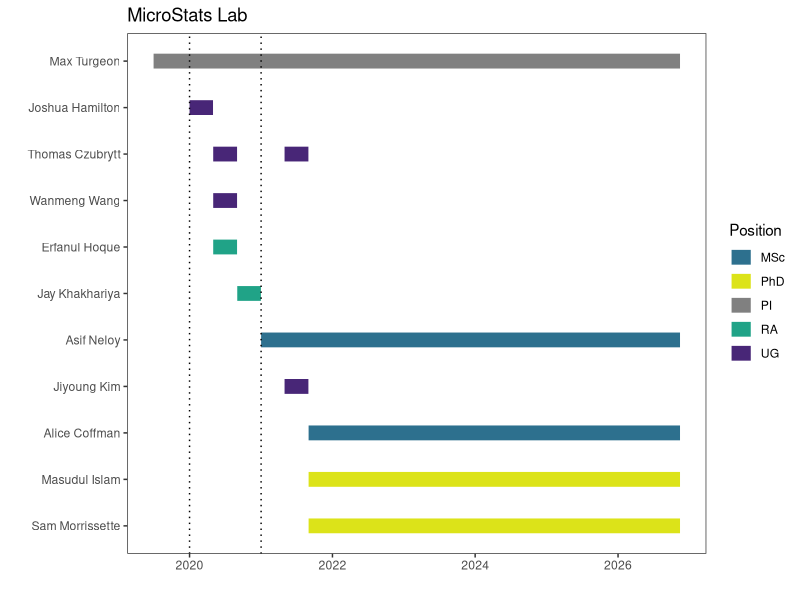
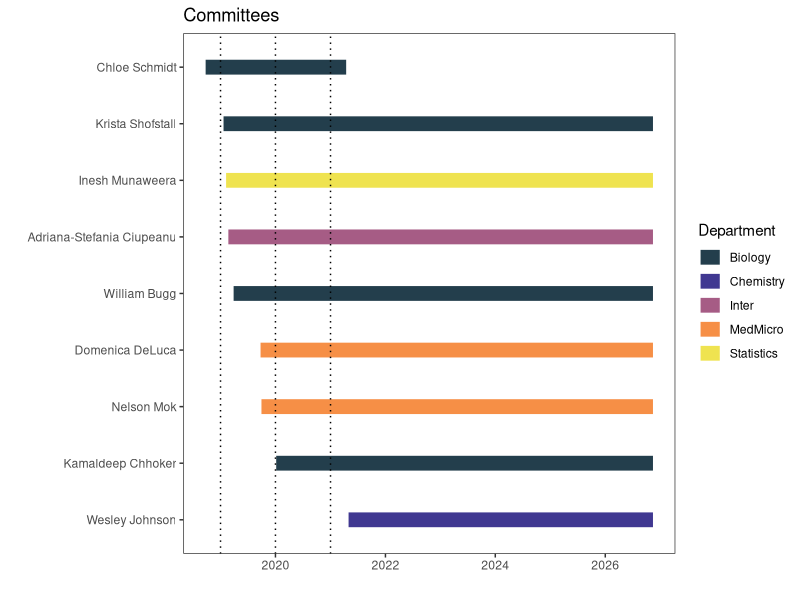

Write the R code that produced these figures, in order.
#! Based on https://www.r-bloggers.com/2020/03/using-r-simple-gantt-chart-with-ggplot2/
#! Inspiation Janet Hill https://research-groups.usask.ca/hilllab/index.php

library(tidyverse)
library(lubridate)
library(here)

# read in people information
LabGantt <- read_csv(here("LabGantt.csv"))
CommitteeGantt <- read_csv(here("CommitteeGantt.csv"))

# When no end date, change to today's date
LabGantt$End[is.na(LabGantt$End)] <- Sys.Date()

# Calculate total number of days spent in lab
LabGantt$Days <- LabGantt$End - LabGantt$Start

# Arrange based on start date, followed by total number of days
LabGantt <- arrange(LabGantt, Start, desc(Days))
LabGantt$Name <- factor(LabGantt$Name, levels = rev(unique(LabGantt$Name)))

# Set factor level to order the Position on the plot
LabGantt$Position <- as.factor(LabGantt$Position)

# Plot
plot_gantt <- qplot(xmin = Start,
                    xmax = End,
                    y = Name,
                    colour = Position,
                    geom = "linerange",
                    data = LabGantt,
                    size = I(5)) +
  #scale_colour_viridis_d() +
  scale_colour_manual(values = c("#2D708EFF" ,  "#DCE319FF",  "#808080", "#20A387FF", "#482677FF")) +
  theme_bw() +
  scale_x_date() +
  theme(panel.grid = element_blank()) +
    geom_vline(xintercept=as.numeric(ymd("2019-01-01","2020-01-01", "2021-01-01")), linetype="dotted") +
  xlab("") +
  ylab("") +
  ggtitle("MicroStats Lab")

# Repeat above for committees
CommitteeGantt$End[is.na(CommitteeGantt$End)] <- Sys.Date()
CommitteeGantt$Days <- CommitteeGantt$End - CommitteeGantt$Start

CommitteeGantt <- arrange(CommitteeGantt, Start, desc(Days))
CommitteeGantt$Name <- factor(CommitteeGantt$Name, levels = rev(unique(CommitteeGantt$Name)))

CommitteeGantt$Department <- as.factor(CommitteeGantt$Department)

plot_gantt_ctee <- qplot(xmin = Start,
                    xmax = End,
                    y = Name,
                    colour = Department,
                    geom = "linerange",
                    data = CommitteeGantt,
                    size = I(5)) +
  #scale_colour_viridis_d() +
  scale_colour_manual(values = c("#042333df", "#403891ff", "#a65c85ff", "#f68f46ff", "#efe350ff")) +
  theme_bw() +
  scale_x_date() +
  theme(panel.grid = element_blank()) +
  geom_vline(xintercept=as.numeric(ymd("2019-01-01","2020-01-01", "2021-01-01")), linetype="dotted") +
  xlab("") +
  ylab("") +
  ggtitle("Committees")

